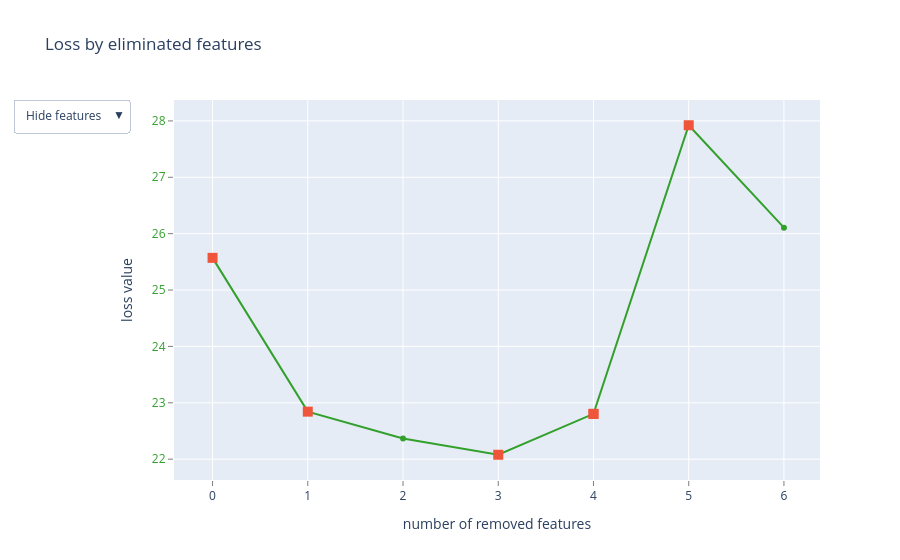

Notebook code for this chart:
### Code cell
NUM_FEATURES_TO_SELECT = 5

def select_features(train_data, eval_data):
    # Fit the baseline exclusively on this fold's training data.
    linear_model = make_linear_pipeline(LINEAR_VARS).fit(
        train_data,
        train_data[TARGET_NAME],
    )

    # Both pools contain residual labels calculated from the same
    # training-fitted linear model.
    train_pool = make_pool(
        train_data,
        linear_model,
        TARGET_NAME,
    )
    valid_pool = make_pool(
        eval_data,
        linear_model,
        TARGET_NAME,
    )

    selector = cb.CatBoostRegressor(
        loss_function="RMSE",
        iterations=MAX_ITERATIONS,
        random_seed=RANDOM_SEED,
        allow_writing_files=False,
        verbose=False,
        thread_count=4,
        rsm=1.0,
        early_stopping_rounds=EARLY_STOPPING_ROUNDS,
    )

    return selector.select_features(
        train_pool,
        eval_set=valid_pool,
        features_for_select=IGNORABLE_FEATURES,
        num_features_to_select=NUM_FEATURES_TO_SELECT,
        steps=10,
        algorithm=(cb.EFeaturesSelectionAlgorithm.RecursiveByShapValues),
        shap_calc_type=cb.EShapCalcType.Regular,
        train_final_model=False,
        logging_level="Silent",
        plot=True,
    )
select_features(outer_train_data, outer_test_data)

### Figure 1 — Plotly figure (JSON) as saved in the notebook; plotly's stock layout.template omitted (floating-point values rounded to 4 significant figures)
{"data": [{"line": {"color": "rgb(51,160,44)"}, "mode": "lines+markers", "name": "", "text": ["", "mld_dens_soda", "phosphate", "ssh_sla", "nitrate", "silicate", "salinity"], "type": "scatter", "x": [0, 1, 2, 3, 4, 5, 6], "y": [25.57, 22.84, 22.37, 22.08, 22.8, 27.92, 26.11]}, {"marker": {"size": 10, "symbol": "square"}, "mode": "markers", "name": "", "text": ["", "mld_dens_soda", "ssh_sla", "nitrate", "nitrate", "silicate"], "type": "scatter", "x": [0, 1, 3, 4, 4, 5], "y": [25.57, 22.84, 22.08, 22.8, 22.8, 27.92]}, {"mode": "text", "name": "", "text": ["", "9", "8", "13", "6", "7", "5"], "textfont": {"color": "rgb(51,160,44)", "family": "sans serif", "size": 18}, "textposition": "bottom center", "type": "scatter", "visible": false, "x": [0, 1, 2, 3, 4, 5, 6], "y": [25.57, 22.84, 22.37, 22.08, 22.8, 27.92, 26.11]}, {"mode": "text", "name": "", "text": ["", "mld_dens_soda", "phosphate", "ssh_sla", "nitrate", "silicate", "salinity"], "textfont": {"color": "rgb(51,160,44)", "family": "sans serif", "size": 18}, "textposition": "bottom center", "type": "scatter", "visible": false, "x": [0, 1, 2, 3, 4, 5, 6], "y": [25.57, 22.84, 22.37, 22.08, 22.8, 27.92, 26.11]}], "layout": {"showlegend": false, "title": {"text": "Loss by eliminated features"}, "updatemenus": [{"active": 0, "buttons": [{"args": [{"visible": [true, true, false, false]}], "label": "Hide features", "method": "update"}, {"args": [{"visible": [true, true, true, false]}], "label": "Show indices", "method": "update"}, {"args": [{"visible": [true, true, false, true]}], "label": "Show names", "method": "update"}], "pad": {"r": 10, "t": 10}, "showactive": true, "x": -0.25, "xanchor": "left", "y": 1.03, "yanchor": "top"}], "xaxis": {"gridcolor": "rgb(255,255,255)", "showgrid": true, "showline": false, "showticklabels": true, "tickcolor": "rgb(127,127,127)", "ticks": "outside", "title": {"text": "number of removed features"}, "zeroline": false}, "yaxis": {"gridcolor": "rgb(255,255,255)", "showgrid": true, "showline": false, "showticklabels": true, "tickcolor": "rgb(127,127,127)", "tickfont": {"color": "rgb(51,160,44)"}, "ticks": "outside", "title": {"text": "loss value"}, "zeroline": false}}}
